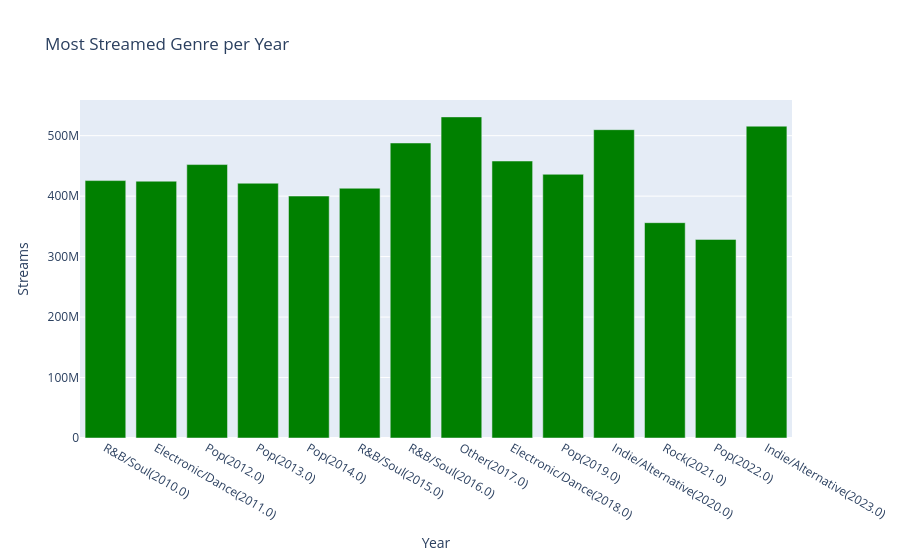

Notebook code for this chart:
### Code cell
genres_year = df.groupby(['year', 'main_genre'])['Streams'].mean().reset_index()
top_year = genres_year.loc[genres_year.groupby('year')['Streams'].idxmax()]

bar = go.Bar(x = top_year['main_genre'] + '('+top_year['year'].astype(str)+')',
             y = top_year['Streams'],
             marker = {'color':'green'})

layout = go.Layout(title="Most Streamed Genre per Year",
                   xaxis = {'title': 'Year'},
                   yaxis = {'title': 'Streams'})

fig = go.Figure(data=[bar], layout=layout)

py.iplot(fig)

### Figure 1 — Plotly figure (JSON) as saved in the notebook; plotly's stock layout.template omitted (floating-point values rounded to 4 significant figures)
{"data": [{"marker": {"color": "green"}, "type": "bar", "x": ["R&B/Soul(2010.0)", "Electronic/Dance(2011.0)", "Pop(2012.0)", "Pop(2013.0)", "Pop(2014.0)", "R&B/Soul(2015.0)", "R&B/Soul(2016.0)", "Other(2017.0)", "Electronic/Dance(2018.0)", "Pop(2019.0)", "Indie/Alternative(2020.0)", "Rock(2021.0)", "Pop(2022.0)", "Indie/Alternative(2023.0)"], "y": [425700000.0, 424700000.0, 452200000.0, 421300000.0, 400100000.0, 413000000.0, 487900000.0, 531019950, 458100000.0, 436100000.0, 509900000.0, 356100000.0, 328500000.0, 515700000.0]}], "layout": {"title": {"text": "Most Streamed Genre per Year"}, "xaxis": {"title": {"text": "Year"}}, "yaxis": {"title": {"text": "Streams"}}}}
